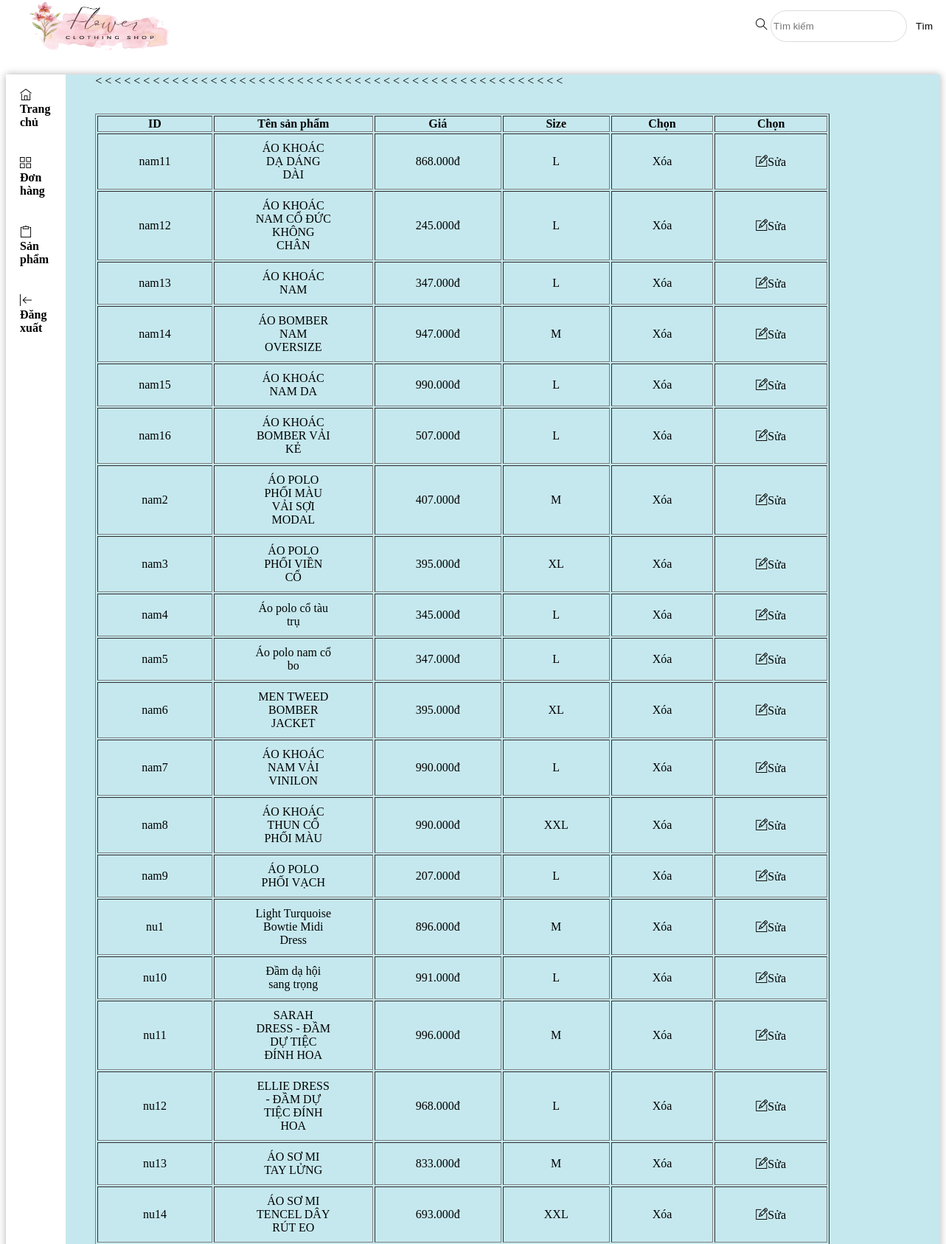
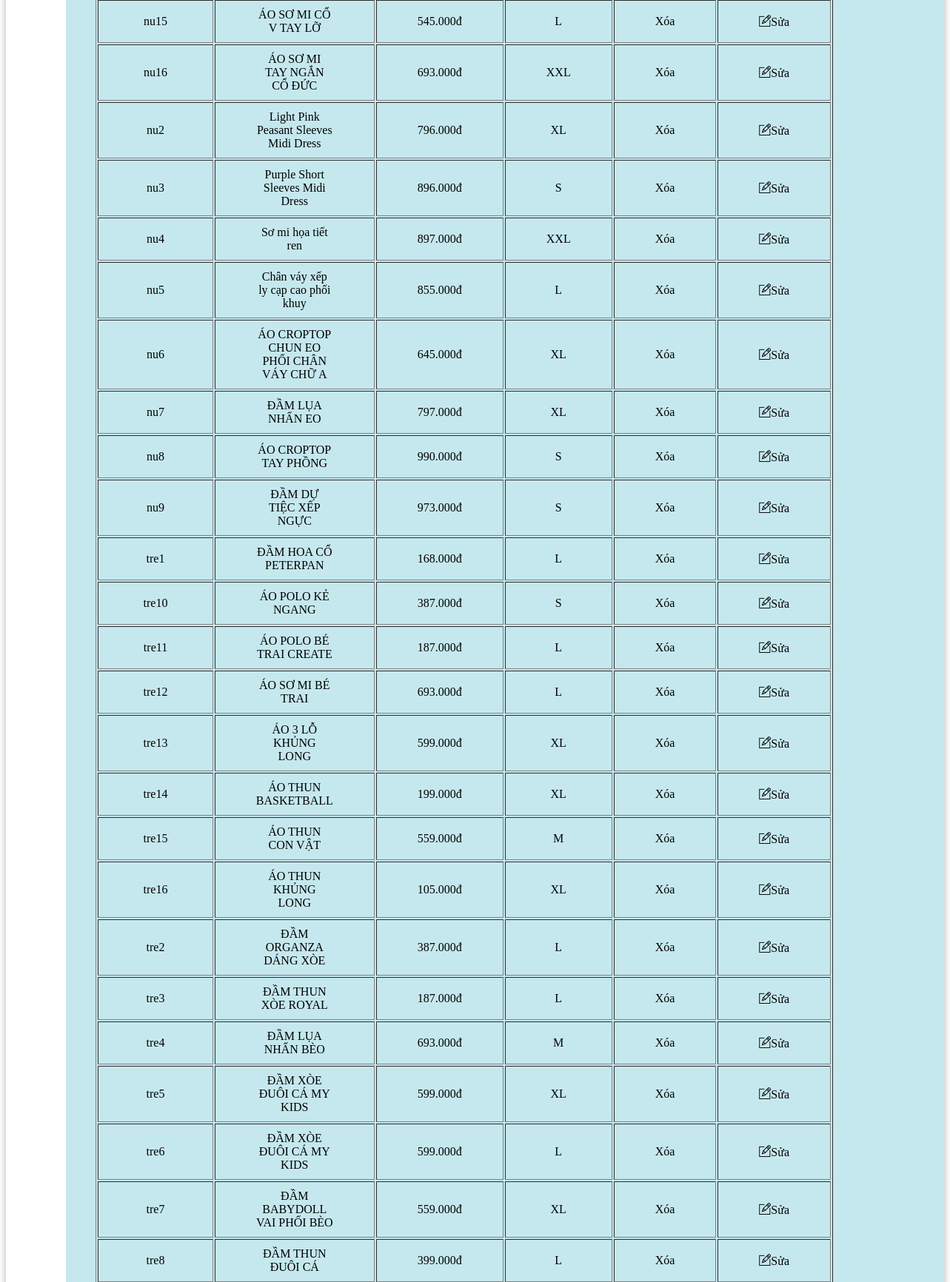
Screenshot of /backend/index.php (upper part) with the database file from the repository (2 pictures, top to bottom).
### tables this page shows
CREATE TABLE `product` (
  `id_product` varchar(100) NOT NULL,
  `name` varchar(100) NOT NULL,
  `price` varchar(100) NOT NULL,
  `img` varchar(100) NOT NULL,
  `img1` varchar(100) NOT NULL,
  `img2` varchar(100) NOT NULL,
  `img3` varchar(100) NOT NULL,
  `description` varchar(1000) NOT NULL,
  `size` varchar(10) NOT NULL
);

### backend/sanPham.php (the view, shortened to what this page needs)
<?php
require 'connect.php';
$sql = "SELECT * FROM `product`";
$result = mysqli_query($conn, $sql);
?>
<!DOCTYPE html>
<html lang="en">
    <head>
        <link rel="stylesheet" href="./asset/css/style1.css">
        <link rel="stylesheet" href="./asset/font/themify-icons/themify-icons.css">
    </head>
    <body>
        <div id="main-fix">
            <div id="header-admin">
                <div class="nav">
                    <div class="logo">
                    <img src="./asset/img/logo/logo1.png" alt="">
                </div>
                <div class= "search-btn">
                    <i class="search-icon ti-search"></i>
                    <form action="index.php?page=search" method = "POST">
            			<input type="text" placeholder="Tìm kiếm" name = "search">
						<input class = "btn-search" type="submit" name="timkiem" value="Tìm">
					</form>
                </div>
                </div>
            </div>
            <div id="content-change">
                <div class="menu-left">
                    <a href="./homeAdmin.php">
                    <div class="dashboard">
                        <i class="ti-home">
                        </i>
                        Trang chủ
                    </div>
                </a>
					<a href="./khachHang.php">
                    <div class="category">
                        <i class="ti-layout-grid2">
                        </i>
                        Đơn hàng
                    </div>
                    <a href="./banHang.php">
                    <div class="product-admin">
                        <i class="ti-clipboard"></i>
                        Sản phẩm
                    </div>
                </a>
                    <a href="./loginAdmin.php">
                    <div class="logout">
                        <i class="ti-shift-left"></i>
                            Đăng xuất
                    </div>
                </a>
                </div>
                <div class="right-fix">
            <table border="1">
                <tr>
                   <th>ID</th>
                   <th>Tên sản phẩm</th>
                   <th>Giá</th>
				<th>Size</th>
                 <th>Chọn</th>
					<th>Chọn</th>
                </tr>
		<?php
		if(mysqli_num_rows($result) > 0){
			while ($row = mysqli_fetch_assoc($result)){
?>
				<tr>
                   <td><?php echo $row['id_product']?></td>
                   <td><?php echo $row['name']?></td>
                   <td><?php echo $row['price']?>.000đ</td>
					<td><?php echo $row['size']?></td>
                   <td><a href="index.php?page=xoa&id_product=<?php echo $row['id_product'];?>" onclick = "return confirm ('Bạn có thực sự muốn xóa? ')">Xóa</a></td>
					<td><a href="index.php?page=sua&id_product=<?php echo $row['id_product'];?>" onclick = "return confirm ('Bạn có thực sự muốn sửa? ')"><i class="ti-pencil-alt">Sửa</i></a></td>
                </tr>
				<?php
				}
	}
				?>
             </table>
            </div>
            </div>
            </div>
    </body>
</html>

### backend/asset/css/style1.css (style rules this page uses)
#header-admin { height: 70px; position: fixed; top: 0; left: 0; right: 0; color: black; background-color: #fff; }
#header-admin .logo { transform: translateX(50px); display: inline-block; text-align: center; vertical-align: top; height: 70px; margin-left: -70px; }
#header-admin form { display: inline-block; }
#header-admin .btn-search { border-radius: 40px; border: 0px; padding: 8px; background-color: #fff; }
#header-admin .search-btn { float: right; padding: 0 10px; line-height: 70px; }
#header-admin .logo img { height: 70px; margin-left: 55px; }
#header-admin input { border-radius: 40px; padding: 3px; border: 1px solid #DCDCDC; height: 35px; }
#content-admin, #content-change { margin-top: 75px; display: flex; box-shadow: 0 0 10px rgba(0, 0, 0, 0.3); }
.menu-left { width:12%; }
.menu-left div { padding: 19px; font-weight: 700; }
#content-change .right-fix { padding-left: 40px; background-color: #c5e8ee; padding-right: 150px; }
#content-change td { padding: 10px 65px; text-align: center; }
a { color: #000; text-decoration: none; }
#content-change table { margin-top: 35px; }
img { width: 200px; }

### backend/sanPham.php (style rules this page uses)
#content-change td { padding: 10px 55px; text-align: center; }

### rows the page displays
product: id_product "nam11", name "ÁO KHOÁC DẠ DÁNG DÀI", price "868", size "L"
product: id_product "nam12", name "ÁO KHOÁC NAM CỔ ĐỨC KHÔNG CHÂN", price "245", size "L"
product: id_product "nam13", name "ÁO KHOÁC NAM", price "347", size "L"
product: id_product "nam14", name "ÁO BOMBER NAM OVERSIZE", price "947", size "M"
product: id_product "nam15", name "ÁO KHOÁC NAM DA", price "990", size "L"
product: id_product "nam16", name "ÁO KHOÁC BOMBER VẢI KẺ", price "507", size "L"
product: id_product "nam2", name "ÁO POLO PHỐI MÀU VẢI SỢI MODAL", price "407", size "M"
product: id_product "nam3", name "ÁO POLO PHỐI VIỀN CỔ", price "395", size "XL"
product: id_product "nam4", name "Áo polo cổ tàu trụ", price "345", size "L"
product: id_product "nam5", name "Áo polo nam cổ bo", price "347", size "L"
product: id_product "nam6", name "MEN TWEED BOMBER JACKET", price "395", size "XL"
product: id_product "nam7", name "ÁO KHOÁC NAM VẢI VINILON", price "990", size "L"
product: id_product "nam8", name "ÁO KHOÁC THUN CỔ PHỐI MÀU", price "990", size "XXL"
product: id_product "nam9", name "ÁO POLO PHỐI VẠCH", price "207", size "L"
product: id_product "nu1", name "Light Turquoise Bowtie Midi Dress", price "896", size "M"
product: id_product "nu10", name "Đầm dạ hội sang trọng", price "991", size "L"
product: id_product "nu11", name "SARAH DRESS - ĐẦM DỰ TIỆC ĐÍNH HOA", price "996", size "M"
product: id_product "nu12", name "ELLIE DRESS - ĐẦM DỰ TIỆC ĐÍNH HOA", price "968", size "L"
product: id_product "nu13", name "ÁO SƠ MI TAY LỬNG", price "833", size "M"
product: id_product "nu14", name "ÁO SƠ MI TENCEL DÂY RÚT EO", price "693", size "XXL"
product: id_product "nu15", name "ÁO SƠ MI CỔ V TAY LỠ", price "545", size "L"
product: id_product "nu16", name "ÁO SƠ MI TAY NGẮN CỔ ĐỨC", price "693", size "XXL"
product: id_product "nu2", name "Light Pink Peasant Sleeves Midi Dress", price "796", size "XL"
product: id_product "nu3", name "Purple Short Sleeves Midi Dress", price "896", size "S"
product: id_product "nu4", name "Sơ mi họa tiết ren", price "897", size "XXL"
product: id_product "nu5", name "Chân váy xếp ly cạp cao phối khuy", price "855", size "L"
product: id_product "nu6", name "ÁO CROPTOP CHUN EO PHỐI CHÂN VÁY CHỮ A", price "645", size "XL"
product: id_product "nu7", name "ĐẦM LỤA NHẤN EO", price "797", size "XL"
product: id_product "nu8", name "ÁO CROPTOP TAY PHỒNG", price "990", size "S"
product: id_product "nu9", name "ĐẦM DỰ TIỆC XẾP NGỰC", price "973", size "S"
product: id_product "tre1", name "ĐẦM HOA CỔ PETERPAN", price "168", size "L"
product: id_product "tre10", name "ÁO POLO KẺ NGANG", price "387", size "S"
product: id_product "tre11", name "ÁO POLO BÉ TRAI CREATE", price "187", size "L"
product: id_product "tre12", name "ÁO SƠ MI BÉ TRAI", price "693", size "L"
product: id_product "tre13", name "ÁO 3 LỖ KHỦNG LONG", price "599", size "XL"
product: id_product "tre14", name "ÁO THUN BASKETBALL", price "199", size "XL"
product: id_product "tre15", name "ÁO THUN CON VẬT", price "559", size "M"
product: id_product "tre16", name "ÁO THUN KHỦNG LONG", price "105", size "XL"
product: id_product "tre2", name "ĐẦM ORGANZA DÁNG XÒE", price "387", size "L"
product: id_product "tre3", name "ĐẦM THUN XÒE ROYAL", price "187", size "L"
product: id_product "tre4", name "ĐẦM LỤA NHẤN BÈO", price "693", size "M"
product: id_product "tre5", name "ĐẦM XÒE ĐUÔI CÁ MY KIDS", price "599", size "XL"
product: id_product "tre6", name "ĐẦM XÒE ĐUÔI CÁ MY KIDS", price "599", size "L"
product: id_product "tre7", name "ĐẦM BABYDOLL VAI PHỐI BÈO", price "559", size "XL"
product: id_product "tre8", name "ĐẦM THUN ĐUÔI CÁ", price "399", size "L"
